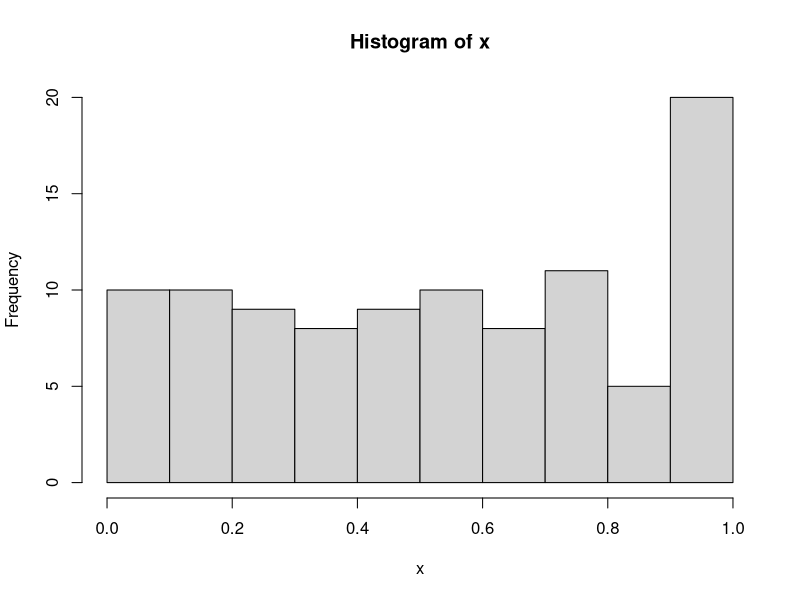

Generate this figure with R: (Note: this script raises an error after producing the figure.)
## ---- chunk 1

Classes = c("Macroéconomie", "Microeconomics II", "Cas de comptabilité Financière", "Business and Human Rights", "Introduction to Data Science", "Introduction to Econometrics")

Times = c("08h15 - 10h00 & 10h15 - 12h00", "10h15 - 12h00 & 12h15 - 14h00", "10h15 - 12h00", "10h15 - 12h00", "14h15 - 18h00", "08h15 - 10h00 & 14h15 - 16h00")

schedule = data.frame(Classes, Times)

knitr::kable(
  schedule
)

## ---- chunk 2

classes = c("International Management", "Algorithmique Appliquée", "Comptabilité Financière", "Consumer Behavior I", "Contrôle de gestion", "Introduction to Data Science", "Introduction to Econometrics","Optimisation et Gestion des Opérations","Introduction générale à la fiscalité 2021")

times = c("08h15 - 12h00","10h15 - 12h00 & 12h15 - 14h00", "10h15 - 14h00", "14h15 - 18h00", "14h15 - 18h00", "14h15 - 18h00", "08h15 - 10h00 & 14h15 - 16h00", "12h15 - 16h00", "08h15 - 10h00")

schedule = data.frame(classes, times)

knitr::kable(
  schedule
)

## ---- chunk 3

classes = c("Atelier Entrepreneuriat", "Cas de comptabilité Financière", "Comptabilité Financière", "Consumer Behavior I", "Finance de l'immobilier", "Introduction to Data Science", "Introduction to Econometrics")

times = c("10h15 - 14h00","10h15 - 12h00", "10h15 - 14h00", "14h15 - 18h00", "14h15 - 16h00", "14h15 - 18h00", "08h15 - 10h00 & 14h15 - 16h00")

schedule = data.frame(classes, times)

knitr::kable(
  schedule
)

## ---- chunk 4

tenRandom = round(runif(10, min=0, max=10))
avgTen = sum(tenRandom)/10

## ---- chunk 5

doubleAvg = avgTen*2

## ---- chunk 6

x = runif(100)
meanX = mean(x)
medianX = median(x)
varianceX = var(x)

## ---- chunk 7

if (meanX == 1/2 || medianX == 1/2 || varianceX == 1/12){
  print("Well... that wasn't suppose to happen! The explanation about why the empirical value isn't equal to the theoretical value does not apply to one of the value below since we found the theoretical value with the data. Compute the file again, no way this happen twice in a row.")
}

## ---- chunk 8

hist(x)

## ---- chunk 9

library(quantmod)
library(zoo)

# (2) Fetch data regarding Apple (AAPL), Cisco (CSCO), Intel Corporation (INTC), Home Depot (HD), Alphabet (GOOG), and JPMorgan Chase (JPM) stocks in the period between 2020-01-01 to 2021-01-01 using the package quantmod.

ticker <- c("AAPL", "CSCO", "INTC", "HD", "GM", "GOOG", "JPM")
getSymbols.yahoo(ticker, env=globalenv(), from="2020-01-01", to = "2021-01-01")

#(3) Plot the closing price of AAPL and CSCO over the period between 2020-01-01 to 2021-01-01.

data.raw <- merge.zoo(Cl(AAPL), Cl(CSCO))
plot(data.raw)

#(4) Plot a candle chart of GOOG and JPM over the last 3 months of 2020.

ticker1 <- c("GOOG", "JPM")
getSymbols.yahoo(ticker1, env=globalenv(), from="2020-10-01", to = "2020-12-31")
data.raw1 <- merge.zoo(Cl(AAPL), Cl(CSCO))
candleChart(data.raw1)
